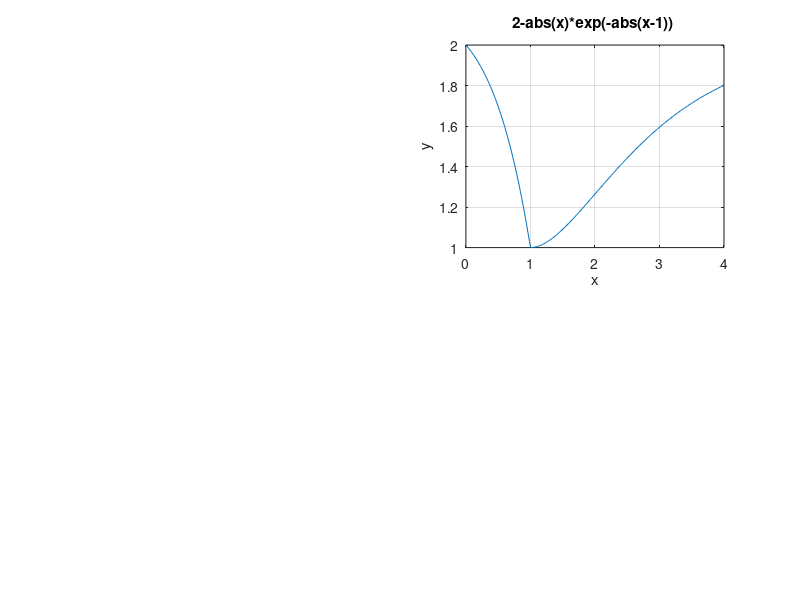

Write the MATLAB code that produced this figure. (Note: this script raises an error after producing the figure.)
f=@(x) 2-abs(x).*exp(-abs(x-1));
subplot(2,2,2);
a=0;
b=4;
t=['2-abs(x)*exp(-abs(x-1)) '];
x=linspace(a,b,200);
plot(x,f(x));
grid on;
xlabel('x'); ylabel('y'); title(t);
xr=ginput(2);
[x_m,y_m]=fminbnd(f,xr(1,1),xr(2,1));
hold on
plot(x_m,y_m,'r*',xr(1,1),xr(1,2),'g*',xr(2,1),xr(2,2),'g*');